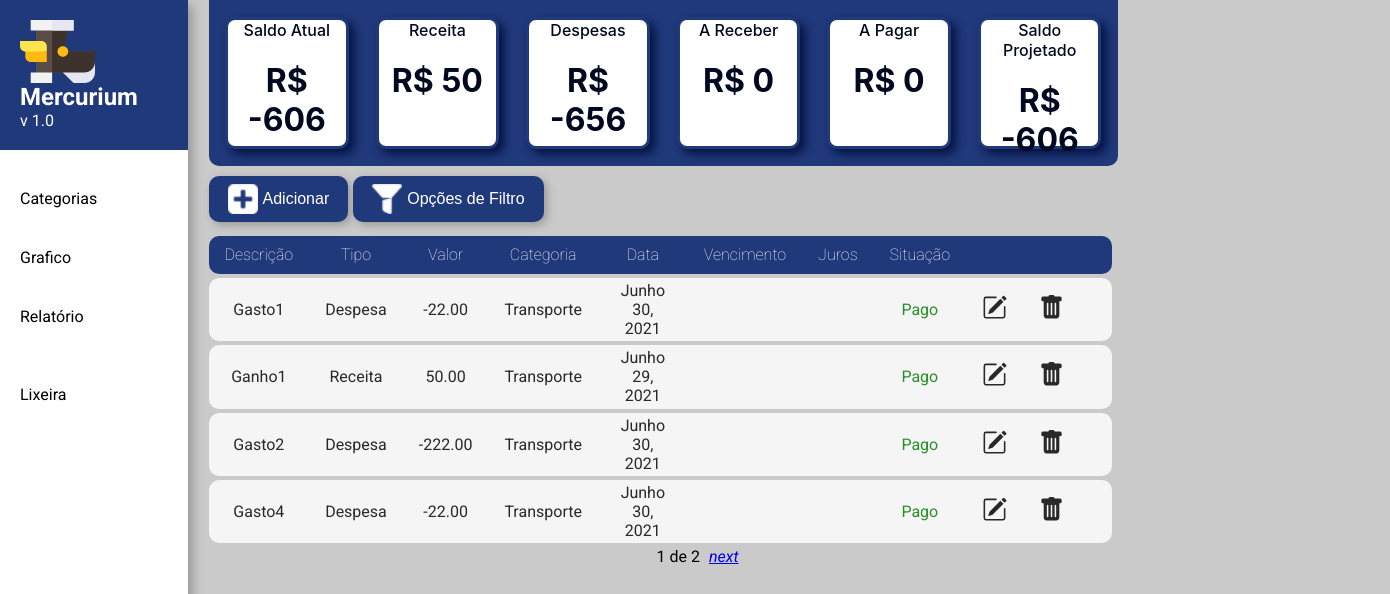
The page / on the database its author committed.
### app_mercurium/models.py (models this page shows, shortened)
class Item(models.Model):
    description = models.CharField('Descrição', max_length=100)
    value = models.DecimalField('Valor', max_digits=8, decimal_places=2)
    original_value = models.DecimalField('Valor original', max_digits=8, decimal_places=2, blank=True)
    CHOICE_TYPE = (
        ('Receita', 'Receita'),
        ('Despesa', 'Despesa')
    )
    type_item = models.CharField('Tipo', max_length=50, choices=CHOICE_TYPE)
    cat = models.ForeignKey(Category, on_delete=models.CASCADE)
    date = models.DateField('Data')
    status_payment = models.BooleanField('Pago', default=True)
    date_payment = models.DateField('Data Vencimento', blank=True)
    fees = models.DecimalField('Juros', max_digits=5, decimal_places=1, blank=True)
    status = models.BooleanField(default=True) #

class Category(models.Model):
    name = models.CharField('Nome categoria', max_length=100)
    def __str__(self):
        return self.name

### app_mercurium/views.py (the view)
# urls.py: path('', index),
def index(request):
    items = Item.objects.filter(status=True)
    calc_fee(items.filter(status_payment=False))
    if request.method == 'GET':
        word_key = request.GET.get('word-key')
        init_date = request.GET.get('init-date')
        end_date = request.GET.get('end-date')
        init_value = request.GET.get('init-value')
        end_value = request.GET.get('end-value')
        if (word_key):
            items = items.filter(description__contains=word_key)
        if (init_date and end_date):
            if init_date <= end_date:
                items = items.filter(date__range=[init_date, end_date])
            else:
                message_error(request,'date-range')
        else:
            if (init_date):
                message_error(request,'incomplete-date-2')
            elif (end_date):
                message_error(request,'incomplete-date-1')
        if (init_value and end_value):
            init_value = float(init_value)
            end_value = float(end_value)
            if init_value <= end_value:
                items = items.filter(value__range=[init_value, end_value])
            else:
                message_error(request,'value-range')
        else:
            if (init_value):
                message_error(request,'incomplete-value-2')
            elif (end_value):
                message_error(request,'incomplete-value-1')
    gain = items.filter(type_item='Receita', status_payment=True).aggregate(Sum('value'))
    to_gain = items.filter(type_item='Receita', status_payment=False).aggregate(Sum('value'))
    expenses = items.filter(type_item='Despesa', status_payment=True).aggregate(Sum('value'))
    to_pay = items.filter(type_item='Despesa', status_payment=False).aggregate(Sum('value'))
    current_balance = items.filter(status_payment=True).aggregate(Sum('value'))
    balance = items.aggregate(Sum('value'))
    paginator = Paginator(items, 4)
    page = request.GET.get('page')
    items_list = paginator.get_page(page)
    data = {'items_list' : items_list, 'balance' : balance, 'gain' : gain, 'to_gain' : to_gain,'expenses' : expenses, 'to_pay' : to_pay, 'current_balance' : current_balance}
    return render(request, 'list_transactions.html', data)

### app_mercurium/views.py (called while the page is built)
def calc_fee(items):
    for item in items:
        if date.today() > item.date_payment:
            days = days_between_dates(item.date_payment)
            item.value = item.original_value + (item.original_value * ((item.fees/100)*days))
            item.save()

### app_mercurium/templates/list_transactions.html (shortened to what this page needs)
{% load static %}
<!DOCTYPE html>
<html lang="pt-br">
<head>
    <link rel="stylesheet" type="text/css" href="{% static 'css/style.css' %}">
</head>
<body>
    <div class="sidebar">
        <a class="logo" href="/"><img width="75" src="{% static 'img/svg/Logo_Mercurium.svg' %}">
            <div class="title">Mercurium</div>
            <div class="sub-title">v 1.0</div>
        </a>
        <br>
        <a href="/categories.html">Categorias</a>
        <a href="/wallets.html">Grafico</a>
        <a href="#">Relatório</a>
        <br>
        <a href="/trash.html">Lixeira</a>
    </div>
    <div class="dashboard-container">
            {% if balance.value__sum == NULL %}
                <div class="box-1">Saldo Atual <br> <h1>R$ 0</h1> </div>
            {% else %}
                <div class="box-1">Saldo Atual <br> <h1>R$ {{current_balance.value__sum}}</h1> </div>
            {% endif %}
            {% if gain.value__sum == NULL %}
                <div class="box-2">Receita <br> <h1>R$ 0</h1> </div>
            {% else %}
                <div class="box-2">Receita <br> <h1>R$ {{gain.value__sum}}</h1> </div>
            {% endif %}
            {% if expenses.value__sum == NULL %}
                <div class="box-3">Despesas <p> <h1>R$ 0</h1> </div>
            {% else %}
                <div class="box-3">Despesas <p> <h1>R$ {{expenses.value__sum}}</h1> </div>
            {% endif %}
            {% if to_gain.value__sum == NULL %}
                <div class="box-3">A Receber <br> <h1>R$ 0</h1> </div>
            {% else %}
                <div class="box-3">A Receber <br> <h1>R$ {{to_gain.value__sum}}</h1> </div>
            {% endif %}
            {% if to_pay.value__sum == NULL %}
                <div class="box-5">A Pagar <br> <h1>R$ 0</h1> </div>
            {% else %}
                <div class="box-5">A Pagar <br> <h1>R$ {{to_pay.value__sum}}</h1> </div>
            {% endif %}
            {% if balance.value__sum == NULL %}
                <div class="box-6">Saldo Projetado <br> <h1>R$ 0</h1> </div>
            {% else %}
                <div class="box-6">Saldo Projetado <br> <h1>R$ {{balance.value__sum}}</h1> </div>
            {% endif %}
    </div>
    <div class="content-container">
        <div class="table-container">
            <table class="main-table" id="main-table">
                <a href="create.html"><button class="modal-form"><img width="30" src="{% static 'img/png/plus-signal.png' %}">Adicionar</button></a>
                <a href="#"><button class="modal-form" onclick="modal_filter()"><img width="30" src="{% static 'img/png/filled-filter.png' %}">Opções de Filtro</button></a>
                <thead>
                    <tr>
                        <th>Descrição</th>
                        <th>Tipo</th>
                        <th>Valor</th>
                        <th>Categoria</th>
                        <th>Data</th>
                        <th>Vencimento</th>
                        <th>Juros</th>
                        <th>Situação</th>
                        <th></th>
                        <th></th>
                        <th></th>
                    </tr>
                </thead>
                <tbody>
                    {% for item in items_list %}
                        <tr>
                            <td>{{item.description}}</td>
                            <td>{{item.type_item}}</td>
                            <td>{{item.value}}</td>
                            <td>{{item.cat}}</td>
                            {% if item.date == item.date_payment %}
                            <td>{{item.date}}</td>
                            <td></td>
                            <td></td>
                            {% else %}
                            <td>{{item.date}}</td>
                            <td>{{item.date_payment}}</td>
                            <td>{{item.fees}}%</td>
                            {% endif %}
                            {% if item.status_payment == True %}
                                    <td class="pg">Pago</td>
                            {% else %}
                                {% if item.type_item == 'Receita' %}
                                    <td class="apg">A receber</td>
                                {% else %}
                                    <td class="apg">A pagar</td>
                                {% endif %}
                            {% endif %}
                            <td>
                            <button class="btn_edit">
                                <a href="update/{{item.id}}">
                                    <img width="25" src="{% static 'img/svg/pencil-square.svg' %}">
                                </a>
                            </button>
                            </td>
                            <td>
                            <button class="btn_delete">
                                <a href="delete/{{item.id}}">
                                    <img width="25" src="{% static 'img/svg/trash-fill.svg' %}">
                                </a>
                            </button>
                            </td>
                            {% if item.status_payment == False %}
                            <td>
                                <button class="btn_pay">
                                    <a href="pay/{{item.id}}">
                                        <img width="25" src="{% static 'img/svg/transaction.svg' %}">
                                    </a>
                                </button>
                            </td>
                            {% else %}
                            <td></td>
                            {% endif %}
                        </tr>
                    {% endfor %}
                </tbody>
            </table>
        </div>
    </div>
    {% if items_list %}
    <div class ="pagination">
        <span class="step-links">
            <span class="current">
                {{ items_list.number}} de {{ items_list.paginator.num_pages}}
            </span>
            {% if items_list.has_next %}
            <a href="?page={{ items_list.next_page_number}}"><i> next </i></a>
            {% endif %}
        </span>
    </div>
    {% endif %}
</body>
</html>

### app_mercurium/static/css/style.css (style rules this page uses)
:root { --bm-color:#20397B; --bo-color: #00091F; --bg-color:#CACACA; --sw-color:#999999; --bg-red-btn:#A61022; --bg-red-btn-h:#CF0A2C; --bg-blue-btn:#20397B; --bg-blue-btn-h:#0057BE; --bo-gray-inp:#CCCCCC; --bg-alert-mes:#F3CDCF; --bo-red-mes:#FF0000; --co-red-mes: #bd0000; --bg-gre-mes:#C2DAC2; }
body { margin: 0; padding: 0; height: 100vh; font-family: 'Roboto', sans-serif; background-color: var(--bg-color); }
.logo img { float: left; margin-right: 10px; }
.title { font-weight: bold; font-size: 1.5rem; }
.sidebar { margin: 0; padding: 0; width: 13.5%; background-color: white; position: fixed; height: 100%; overflow: auto; box-shadow: 5px 5px 10px var(--sw-color); }
.sidebar a:not(.active) { display: block; color: black; padding: 20px; text-decoration: none; }
.dashboard-container { display: flex; background-color: var(--bm-color); border: 3px solid var(--bm-color); width: 65%; height: 20%; margin-left: 15%; border-radius: 0px 0px 10px 10px; }
.box-1, .box-2, .box-3, .box-4, .box-5, .box-6 { flex: 1; margin: 1.5%; background-color: white; color: var(--bo-color); border: 3px solid var(--bm-color); border-radius: 10px; box-shadow: 5px 5px 10px rgb(4, 18, 63); font-family:-apple-system, BlinkMacSystemFont, 'Segoe UI', Roboto, Oxygen, Ubuntu, Cantarell, 'Open Sans', 'Helvetica Neue', sans-serif; text-align: center; font-weight: 500; font-size: 1rem; }
.content-container { width: 100%; margin-left: 15%; display: flex; flex-direction: row; }
.main-table { z-index: 1; margin-top: 10px; width: 100%; text-align: center; overflow: hidden; border-collapse:separate; border-spacing: 0 0.3rem; }
.main-table tbody tr { opacity: 0.8; }
.main-table thead tr th:last-child, .main-table tbody tr td:last-child { border-radius: 0 10px 10px 0; }
.main-table thead tr th:first-child, .main-table tbody tr td:first-child { border-radius: 10px 0px 0px 10px; }
.main-table th { color: white; background-color: var(--bm-color); padding: 0.6rem 1rem; font-size: 1rem; font-weight: lighter; }
.main-table tbody td { padding: 0.2rem 1rem; background-color: white; }
.table-container { width: 65%; }
.btn_edit, .btn_delete, .btn_pay { padding:0px; background-color: white; cursor: pointer; border: none; }
.pagination { margin-bottom: 50 px; text-align: center; }
.step-links { position: relative; margin-left: auto; margin-right: auto; }
.step-links .current { margin-left: 5px; margin-right: 5px; }
button.modal-form { margin-top: 10px; margin-right: 5px; font-size: 1rem; padding: 0.3rem 1rem; border-radius: 10px; background-color: var(--bm-color); color: white; border: none; cursor: pointer; line-height: 30px; border: 3px solid var(--bm-color); box-shadow: 3px 3px 9px var(--sw-color); }
button.modal-form img { margin-right: 5px; float: left; }
.pg { color: green; }

### rows shown on the page
Item: description "Gasto1", type_item "Despesa", value "-22.00", cat "Transporte", date "Junho 30, 2021", status_payment "Pago"
Item: description "Ganho1", type_item "Receita", value "50.00", cat "Transporte", date "Junho 29, 2021", status_payment "Pago"
Item: description "Gasto2", type_item "Despesa", value "-222.00", cat "Transporte", date "Junho 30, 2021", status_payment "Pago"
Item: description "Gasto4", type_item "Despesa", value "-22.00", cat "Transporte", date "Junho 30, 2021", status_payment "Pago"

### other values the page prints
{{ current_balance.value__sum }} "-606"
{{ gain.value__sum }} "50"
{{ expenses.value__sum }} "-656"
{{ balance.value__sum }} "-606"
{{ items_list.number }} "1"
{{ items_list.paginator.num_pages }} "2"
